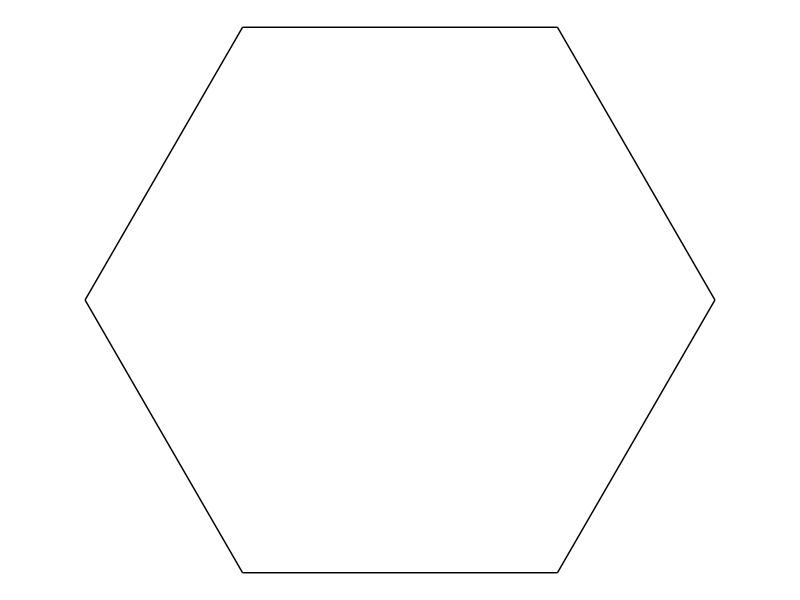
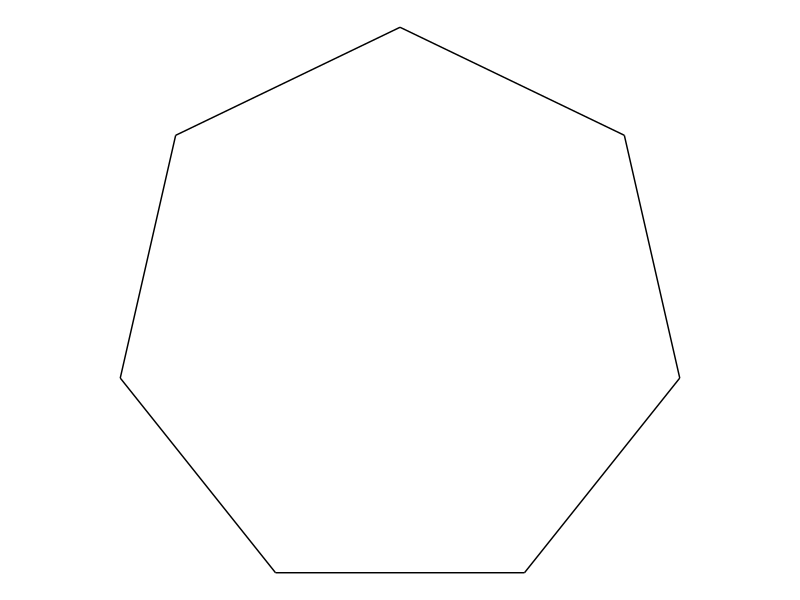
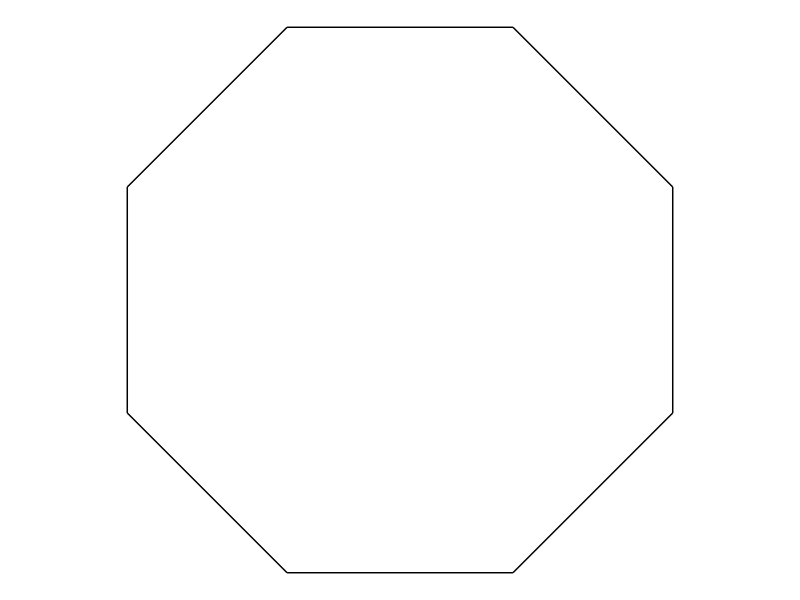
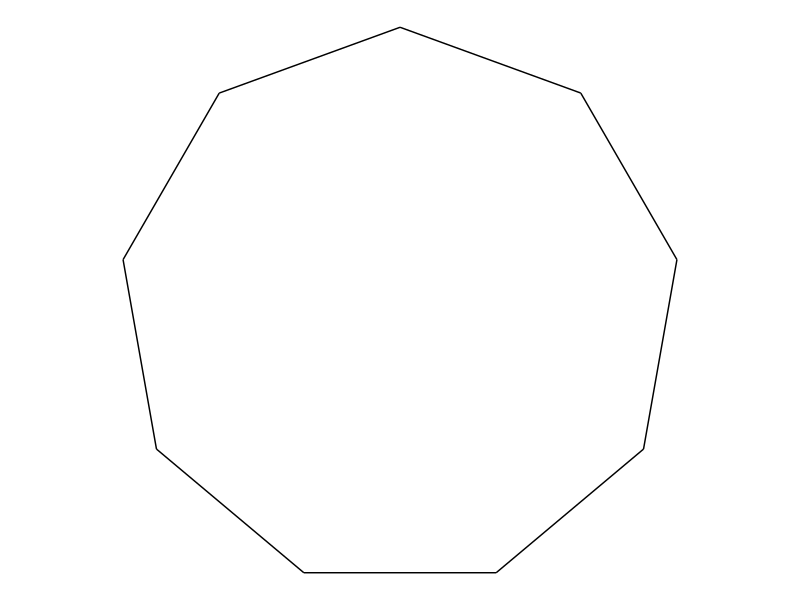

Write the R code that produced these figures, in order. (Note: this script raises an error after producing the figures.)
# Script 04/01/2020
# Alise Ponsero
library(dplyr)
library(tidyverse)

#code from https://fronkonstin.com/2019/03/27/drrrawing-with-purrr/

# drawing a pentagon
polygon <- function(n) {
  tibble(
    x    = accumulate(1:(n-1), ~.x+cos(.y*2*pi/n), .init = 0),
    y    = accumulate(1:(n-1), ~.x+sin(.y*2*pi/n), .init = 0),
    xend = accumulate(2:n,     ~.x+cos(.y*2*pi/n), .init = cos(2*pi/n)),
    yend = accumulate(2:n,     ~.x+sin(.y*2*pi/n), .init = sin(2*pi/n)))
}

ggplot(polygon(6))+
  geom_segment(aes(x=x, y=y, xend=xend, yend=yend))+
  coord_equal()+
  theme_void()

ggplot(polygon(7))+
  geom_segment(aes(x=x, y=y, xend=xend, yend=yend))+
  coord_equal()+
  theme_void()

ggplot(polygon(8))+
  geom_segment(aes(x=x, y=y, xend=xend, yend=yend))+
  coord_equal()+
  theme_void()

ggplot(polygon(9))+
  geom_segment(aes(x=x, y=y, xend=xend, yend=yend))+
  coord_equal()+
  theme_void()

# adding connectors
edges <- 5
niter <- 4
polygon(edges) -> df1
accumulate(.f = function(old, y) {
  if (y%%2!=0) mid_points(old) else con_points(old)
},
1:niter,.init=df1) %>% bind_rows() -> df

ggplot(df)+
  geom_segment(aes(x=x, y=y, xend=xend, yend=yend))+
  coord_equal()+
  theme_void()

# changing angle of the connectors
mid_points <- function(d, p, a) {
  d %>% mutate(
    angle=atan2(yend-y, xend-x) + a,
    x=p*x+(1-p)*xend,
    y=p*y+(1-p)*yend,
    xend=x+0.2*cos(angle),
    yend=y+0.2*sin(angle)) %>% 
    select(x, y, xend, yend)
}
edges <- 7
niter <- 18
polygon(edges) -> df1
accumulate(.f = function(old, y) {
  if (y%%2!=0) mid_points(old, 0.3, pi/5) else con_points(old)
},
1:niter,
.init=df1) %>% 
  bind_rows() -> df
ggplot(df)+
  geom_segment(aes(x=x, y=y, xend=xend, yend=yend))+
  coord_equal()+
  theme_void()

# increase angle
mid_points <- function(d, p, a, i, FUN = function(x) x) {
  d %>% mutate(
    angle=atan2(yend-y, xend-x) + a,
    radius=FUN(i),
    x=p*x+(1-p)*xend,
    y=p*y+(1-p)*yend,
    xend=x+radius*cos(angle),
    yend=y+radius*sin(angle)) %>% 
    select(x, y, xend, yend)
}

edges <- 7
niter <- 18
polygon(edges) -> df1
accumulate(.f = function(old, y) {
  if (y%%2!=0) mid_points(old, 0.3, pi/5, y) else con_points(old)
},
1:niter,
.init=df1) %>% 
  bind_rows() -> df
ggplot(df)+
  geom_segment(aes(x=x, y=y, xend=xend, yend=yend))+
  coord_equal()+
  theme_void()

#more iterations on the last one
edges <- 7
niter <- 250
step <- 2
polygon(edges) -> df1
accumulate(.f = function(old, y) {
  if (y%%step!=0) mid_points(old, 0.3, pi/5, y) else con_points(old)
},
1:niter,
.init=df1) %>% 
  bind_rows() -> df
ggplot(df)+
  geom_curve(aes(x=x, y=y, xend=xend, yend=yend),
             curvature = 0,
             color="black",
             alpha=0.1)+
  coord_equal()+
  theme(legend.position  = "none",
        panel.background = element_rect(fill="white"),
        plot.background  = element_rect(fill="white"),
        axis.ticks       = element_blank(),
        panel.grid       = element_blank(),
        axis.title       = element_blank(),
        axis.text        = element_blank())

###################COMPLETE CODE##################

# This function creates the segments of the original polygon
polygon <- function(n) {
  tibble(
    x    = accumulate(1:(n-1), ~.x+cos(.y*2*pi/n), .init = 0),
    y    = accumulate(1:(n-1), ~.x+sin(.y*2*pi/n), .init = 0),
    xend = accumulate(2:n,     ~.x+cos(.y*2*pi/n), .init = cos(2*pi/n)),
    yend = accumulate(2:n,     ~.x+sin(.y*2*pi/n), .init = sin(2*pi/n)))
}

# This function creates segments from some mid-point of the edges
mid_points <- function(d, p, a, i, FUN = ratio_f) {
  d %>% mutate(
    angle=atan2(yend-y, xend-x) + a,
    radius=FUN(i),
    x=p*x+(1-p)*xend,
    y=p*y+(1-p)*yend,
    xend=x+radius*cos(angle),
    yend=y+radius*sin(angle)) %>% 
    select(x, y, xend, yend)
}

# This function connect the ending points of mid-segments
con_points <- function(d) {
  d %>% mutate(
    x=xend,
    y=yend,
    xend=lead(x, default=first(x)),
    yend=lead(y, default=first(y))) %>% 
    select(x, y, xend, yend)
}

edges <- 6   # Number of edges of the original polygon
niter <- 500 # Number of iterations
pond <- 0.1  # Weight to calculate the point on the middle of each edge
step  <- 20  # No of times to draw mid-segments before connect ending points
alph  <- 0.7 # transparency of curves in geom_curve
angle <- 0.4 # angle of mid-segment with the edge
curv <- 0   # Curvature of curves
line_color <- "deeppink" # Color of curves in geom_curve
back_color <- "mediumpurple4" # Background of the ggplot
ratio_f <- function(x) {1/x} # To calculate the longitude of mid-segments

# Generation on the fly of the dataset
accumulate(.f = function(old, y) {
  if (y%%step!=0) mid_points(old, pond, angle, y) else con_points(old)
}, 1:niter,
.init=polygon(edges)) %>% bind_rows() -> df

# Plot
ggplot(df)+
  geom_curve(aes(x=x, y=y, xend=xend, yend=yend),
             curvature = curv,
             color=line_color,
             alpha=alph,
             size=0.4)+
  coord_equal()+
  theme(legend.position  = "none",
        panel.background = element_rect(fill=back_color),
        plot.background  = element_rect(fill=back_color),
        axis.ticks       = element_blank(),
        panel.grid       = element_blank(),
        axis.title       = element_blank(),
        axis.text        = element_blank())


out_file="plot_purple2.png"
ggsave(out_file, width = 10, height = 10, units = "cm")
